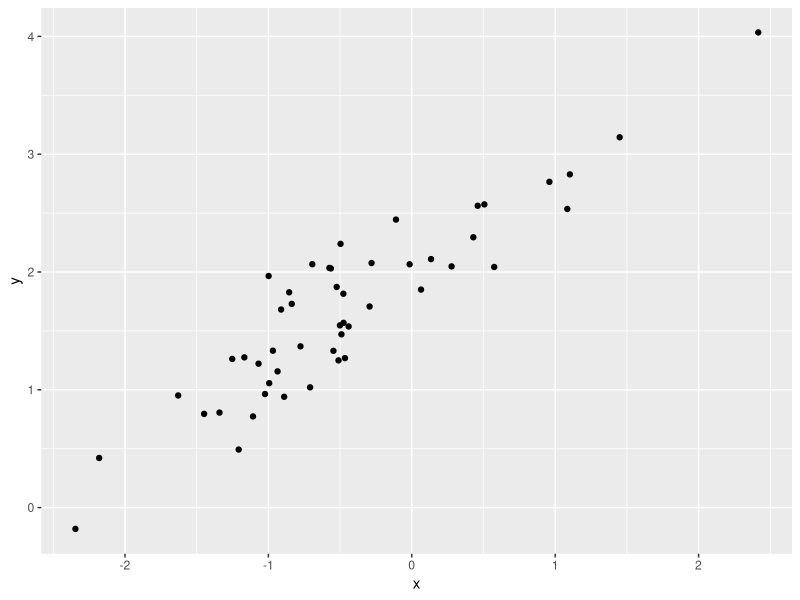
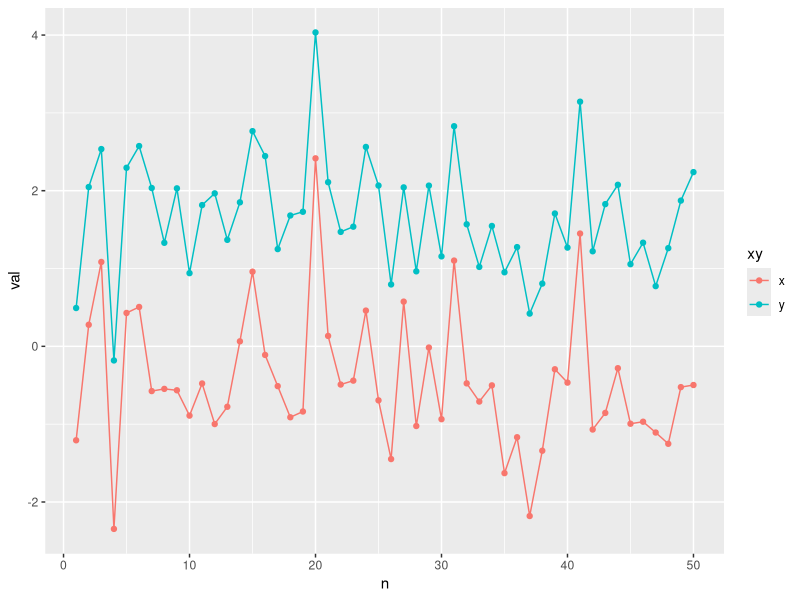
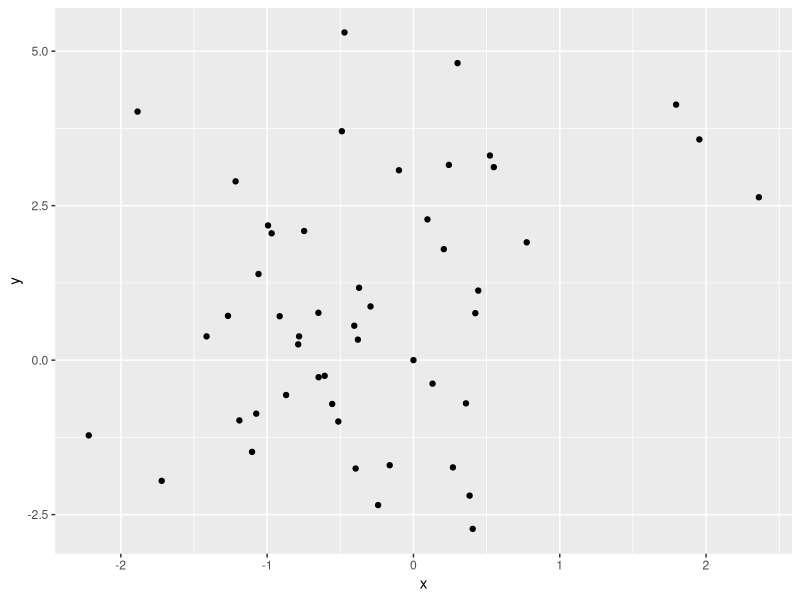
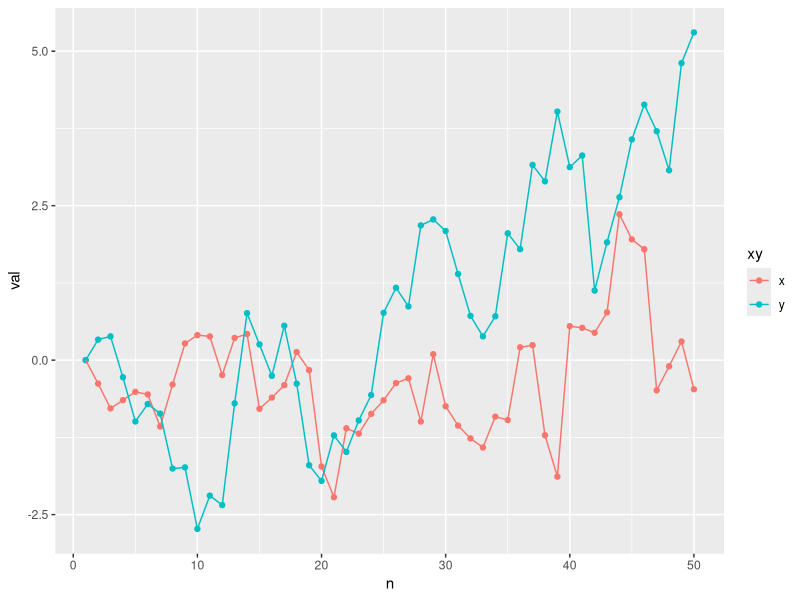
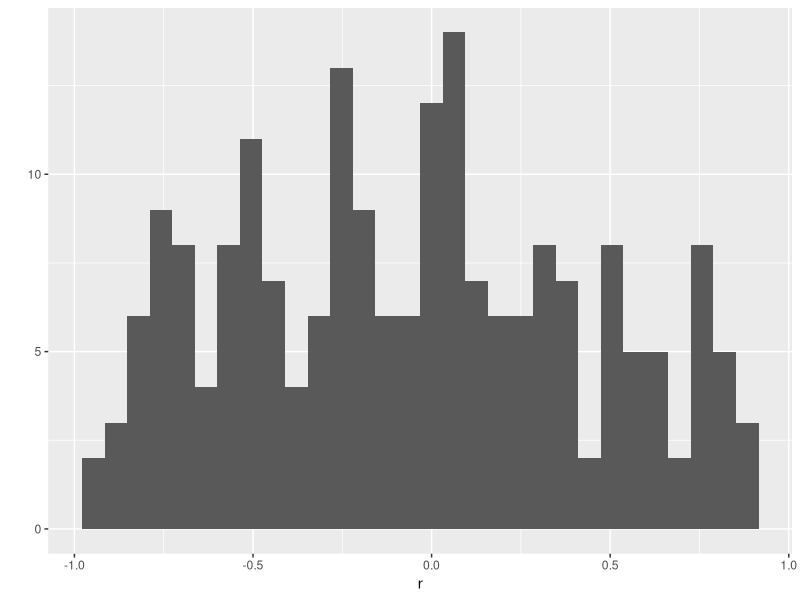
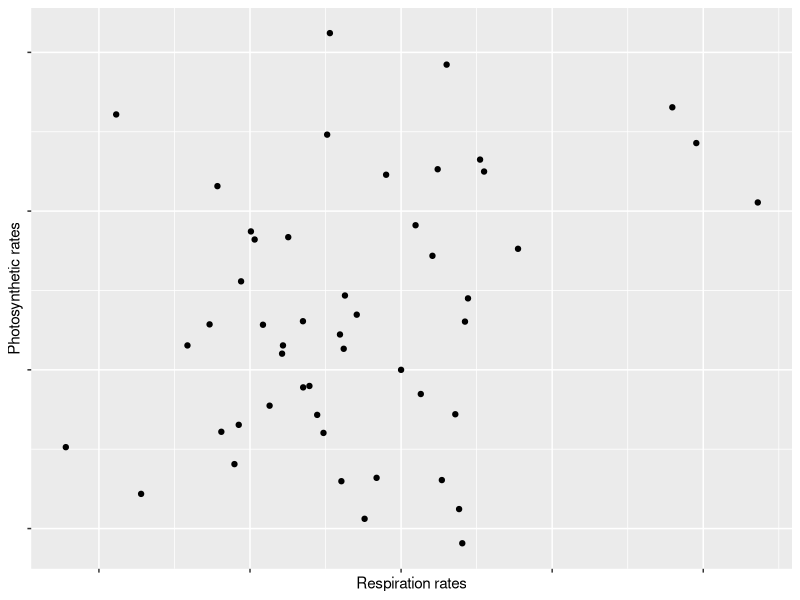
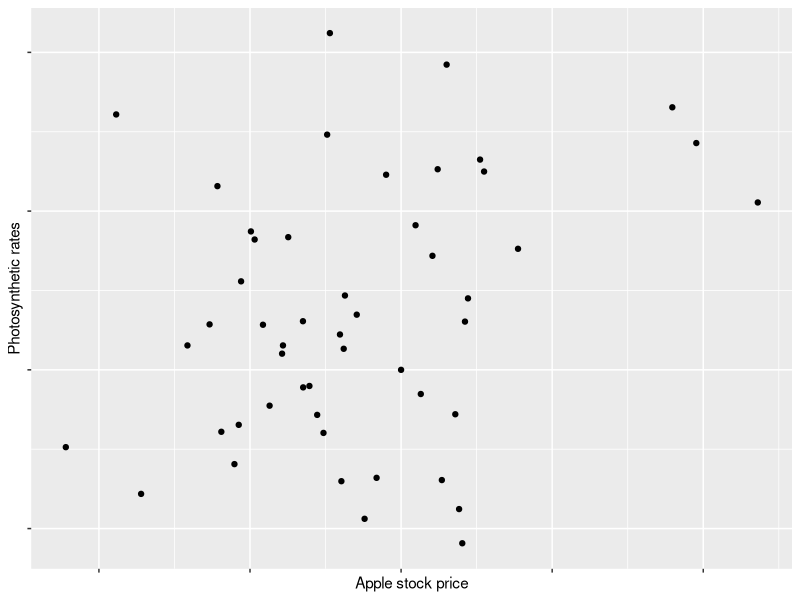
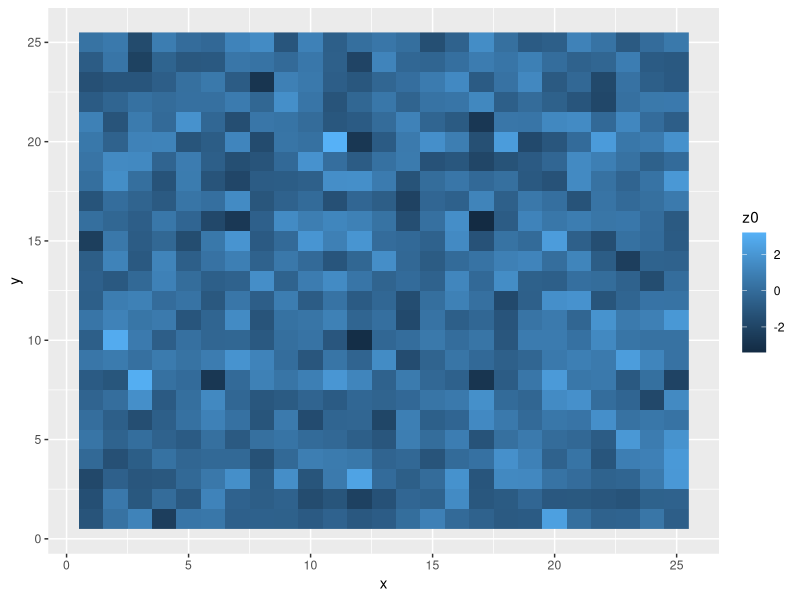

The R script that drew these images, in order:
## ---- chunk 1
library(tidyverse)
## ---- chunk 2
set.seed(1234)
N <- 50
beta0 <- 2
beta1 <- 0.8
sigma <- 0.3

x <- rnorm(N, 0, 1)
y <- rnorm(N, beta0 + beta1 * x, sigma)

dat <- tibble(x, y, n = seq(1, N))

ggplot(dat, aes(x = x , y = y)) +
  geom_point()

dat %>%
  gather(xy, val, 1:2) %>%
  ggplot(., aes(x = n , y = val, col = xy)) +
  geom_point() +
  geom_line()

cor.test(x, y)
## ---- chunk 3
N <- 50
x <- y <- NULL
x[1] <- 0
y[1] <- 0

for (i in 1:(N-1)) {
  y[i + 1] <- rnorm(1, y[i], 0.8)
  x[i + 1] <- rnorm(1, x[i], 0.8)
}

dat <- tibble(x, y, n = seq(1, N))

ggplot(dat, aes(x = x , y = y)) +
  geom_point()

dat %>%
  gather(xy, val, 1:2) %>%
  ggplot(., aes(x = n , y = val, col = xy)) +
  geom_point() +
  geom_line()

cor.test(x, y)
## ---- chunk 4

N <- 50
r <- NULL
for (j in 1:200) {
  x <- y <- NULL
  x[1] <- 0
  y[1] <- 0

  for (i in 1:(N-1)) {
    y[i + 1] <- rnorm(1, y[i], 0.8)
    x[i + 1] <- rnorm(1, x[i], 0.8)
  }
  r[j] <- cor(x, y)
}

qplot(r)

## ---- chunk 5
ggplot(dat, aes(x = x , y = y)) +
  geom_point() +
  ylab("Photosynthetic rates") +
  xlab("Respiration rates") +
  theme(
    axis.text = element_blank()
  )
## ---- chunk 6
ggplot(dat, aes(x = x , y = y)) +
  geom_point() +
  ylab("Photosynthetic rates") +
  xlab("Apple stock price") +
  theme(
    axis.text = element_blank()
  )

## ---- chunk 7
library(spdep)
library(Matrix)

set.seed(1234)
N <- 50
x <- seq(1, 25)
y <- seq(1, 25)

nb <- cell2nb(length(x),length(y), type = "queen")
W <- nb2listw(nb, zero.policy = TRUE, style = "W")
B <- nb2mat(nb, zero.policy = TRUE, style = "W")

#z <- matrix(numeric(length(x) * length(y)), ncol = length(y))
z <- matrix(rnorm(length(x) * length(y)), ncol = length(y))

automean2<-function(metric){	
#queen?equal weighting 1/8
d.W<-nb2listw(d.nb, zero.policy=TRUE,style="W")
#SAR
a<-spautolm(metric~ 1,listw=d.W,na.action=na.omit)
return(a$fit$fitted.values)
}

z0 <- z
z2 <- z
for (i in 2:(length(x)-1)) {
  for (j in 2:(length(y)-1)) {
    z[i, j] <- 
      rnorm(1, 
            mean(
              c(z[i - 1, j - 1],
              z[i - 1, j],
              z[i - 1, j + 1],
              z[i, j - 1],
              z[i, j + 1],
              z[i + 1, j - 1],
              z[i + 1, j],
              z[i + 1, j + 1])),
            0)
  }
}


z_scaled <- (z - mean(as.numeric(z))) / sd(as.numeric(z))

z2 <- z
z2[z > 0] <- "ridge"
z2[z < 0] <- "valley"
#z2[z > -0.5 & z < 0.5] <- "flat"

#z2 <- z2 + z
x2 <- rep(x, length(y))
y2 <- rep(y, each = length(x))
dat <- tibble(x = x2,
              y = y2,
              mu = as.vector(z),
              hab = as.vector(z2),
              z = as.numeric(z_scaled),
              z0 = as.numeric(z0)
)

ggplot(dat, aes(x = x, y = y, fill = z0)) +
  geom_raster()
## ---- chunk 8
dat %>% 
  # cut the edges
  filter(x > 1) %>%
  filter(x < max(x)) %>%
  filter(y > 1) %>%
  filter(y < max(y)) %>%
  ggplot(., aes(x = x, y = y, fill = z)) +
    geom_raster()
## ---- chunk 9
ggplot(dat, aes(x = x, y = y, fill = hab)) +
  geom_raster()
## ---- chunk 10
ggplot(dat, aes(x = x, y = y, z = mu)) +
  geom_contour()
## ---- chunk 11
dat2 <- dat %>%
#  mutate(hab_dummy = ifelse(hab == "valley", 0, 1)) %>%
  mutate(trait = rnorm(nrow(.), mu, 0.3)) # based on z 

dat2 %>%
  ggplot(., aes(x = hab, y = trait, col = hab)) +
  geom_violin() +
  geom_jitter(width = 0.2)
